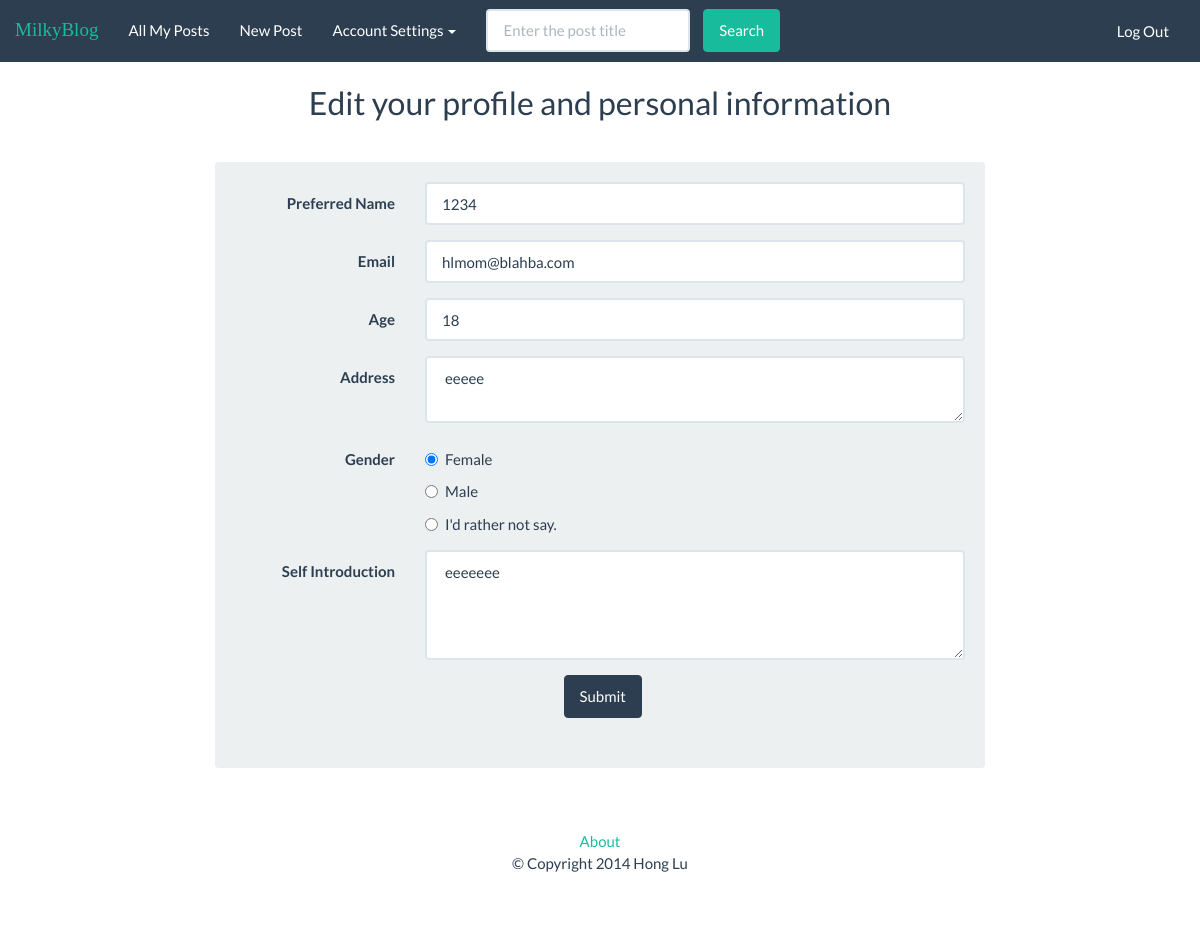
The app's page /view/preference_setting.php (signed in), older data.
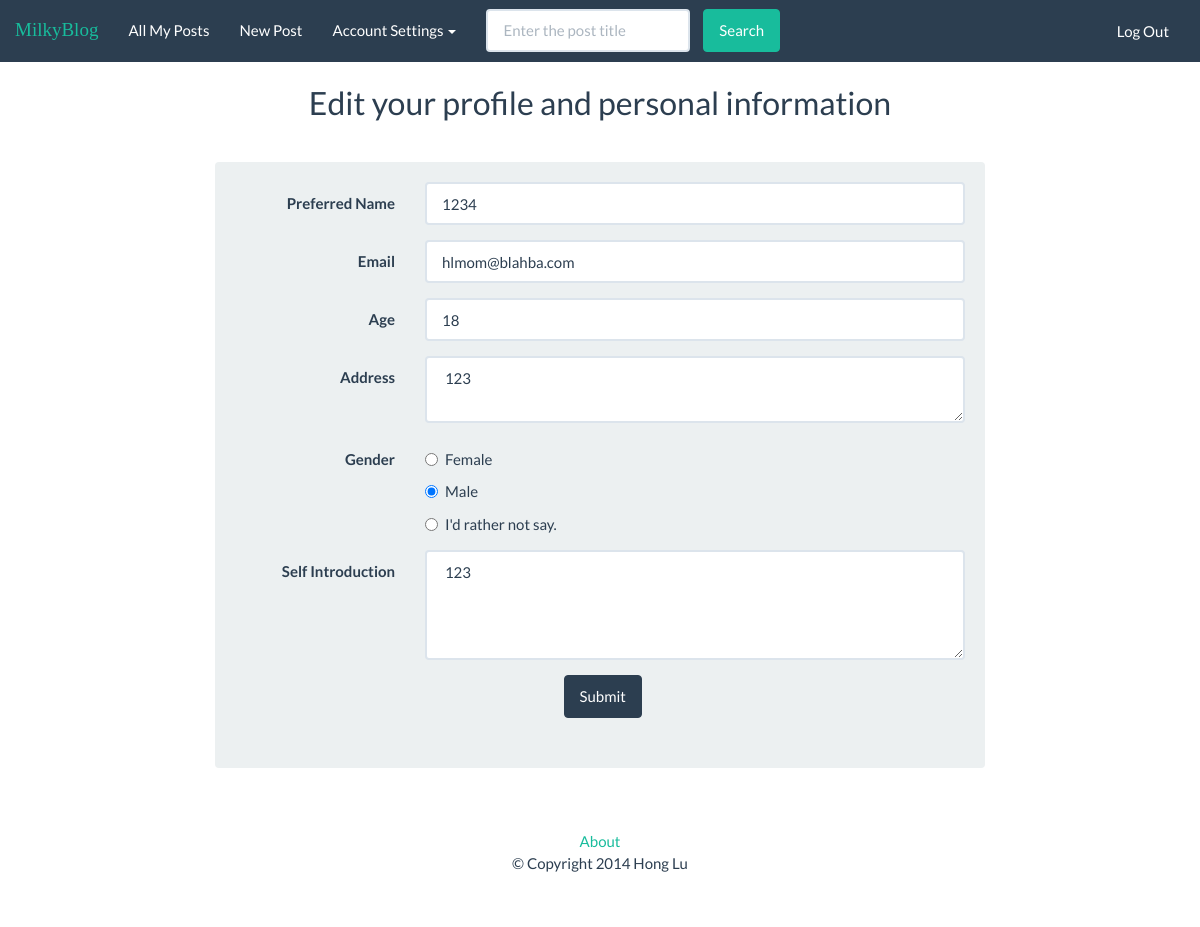
The same page, newer data.
### tables this page shows
CREATE TABLE IF NOT EXISTS `users` (
`uid` bigint(20) unsigned NOT NULL,
  `gender` varchar(40) NOT NULL,
  `user_name` varchar(20) NOT NULL,
  `password` varchar(20) NOT NULL,
  `email` varchar(40) NOT NULL,
  `pf_name` varchar(40) NOT NULL,
  `age` int(11) NOT NULL,
  `address` text NOT NULL,
  `intro` text NOT NULL,
  `img` text NOT NULL
);

### src/model/users.php (called while the page is built, shortened)
<?php
    function getUserInfo($uid){
        $db = opendb();
        $sql = "SELECT * FROM users WHERE uid = '$uid' ";
        $result= $db->query($sql);
        if(!$result = $db->query($sql)){
            die('There was an error running the query [' . $db->error . ']');
        }
        $row = $result->fetch_assoc();
        return $row;
    }
?>

### src/view/preference_setting.php (the view, shortened to what the changed rows need)
<html>
    <head>
        <?php require_once('common/header.php') ?>
    </head>
    <body>
        <?php
        $userInfo = getUserInfo($_SESSION['uid']);
        ?>
        <div class="container-fluid">
            <div class="bs-docs-section">
                <div class="col-lg-12">
                    <br><br>
                    <div class="page-header">
                        <h2 id="forms" style="text-align: center">Edit your profile and personal information </h2>
                    </div>
                </div>
                <div class="row">
                    <div class="col-lg-8 col-lg-offset-2" >
                        <div class="well bs-component">
                            <form class="form-horizontal" method="post" action="manage_input/manage_user_info.php">
                                <fieldset>
                                    <div class="form-group">
                                        <div class="col-lg-9">
                                          <input type="text" class="form-control" name="pf_name" value ="<?php echo $userInfo['pf_name']; ?>">
                                        </div>
                                    </div>
                                    <div class="form-group">
                                        <div class="col-lg-9">
                                            <input type="text" class="form-control" name="email" value ="<?php echo $userInfo['email']; ?>"></input>
                                        </div>
                                    </div>
                                    <div class="form-group">
                                        <div class="col-lg-9">
                                          <input type="text" class="form-control" name="age" value ="<?php echo $userInfo['age']; ?>">
                                        </div>
                                    </div>
                                    <div class="form-group">
                                        <div class="col-lg-9">
                                            <textarea rows="2" type="text" class="form-control" name="address"><?php echo $userInfo['address'];?> </textarea>
                                        </div>
                                    </div>
                                    <div class="form-group">
                                        <div class="col-lg-9">
                                            <div class="radio">
                                                <label>
                                                  <input type="radio" name="gender" value="F"
                                                         <?php if ($userInfo['gender'] === 'F'){ echo 'checked="true"';}?>
                                                         > Female
                                                </label>
                                            </div>
                                            <div class="radio">
                                                <label> <input type="radio" name="gender" value="M"
                                                               <?php if ($userInfo['gender'] === 'M'){ echo 'checked="true"';}?>
                                                               > Male
                                                </label>
                                            </div>
                                            <div class="radio">
                                                <label>
                                                    <input type="radio" name="gender" value="I would rather not say"
                                                           <?php if ($userInfo['gender'] === 'I would rather not say'){ echo 'checked="true"';} ?>
                                                           >I'd rather not say.
                                                </label>
                                            </div>
                                        </div>
                                    </div>
                                    <div class="form-group">
                                        <div class="col-lg-9">
                                            <textarea rows="4" type="text" class="form-control" name="intro"><?php echo $userInfo['intro']; ?> </textarea>
                                        </div>
                                    </div>
                                </fieldset>
                            </form>
                        </div>
                    </div>
                </div>
            </div>
        </div>
    </body>
</html>

Row changes from the older to the newer data that the page shows:
changed users "hlmom@blahba.com": address "eeeee" → "123"; gender "☑ Female" → "☐ Female"; gender "☐ Male" → "☑ Male"; intro "eeeeeee" → "123"
